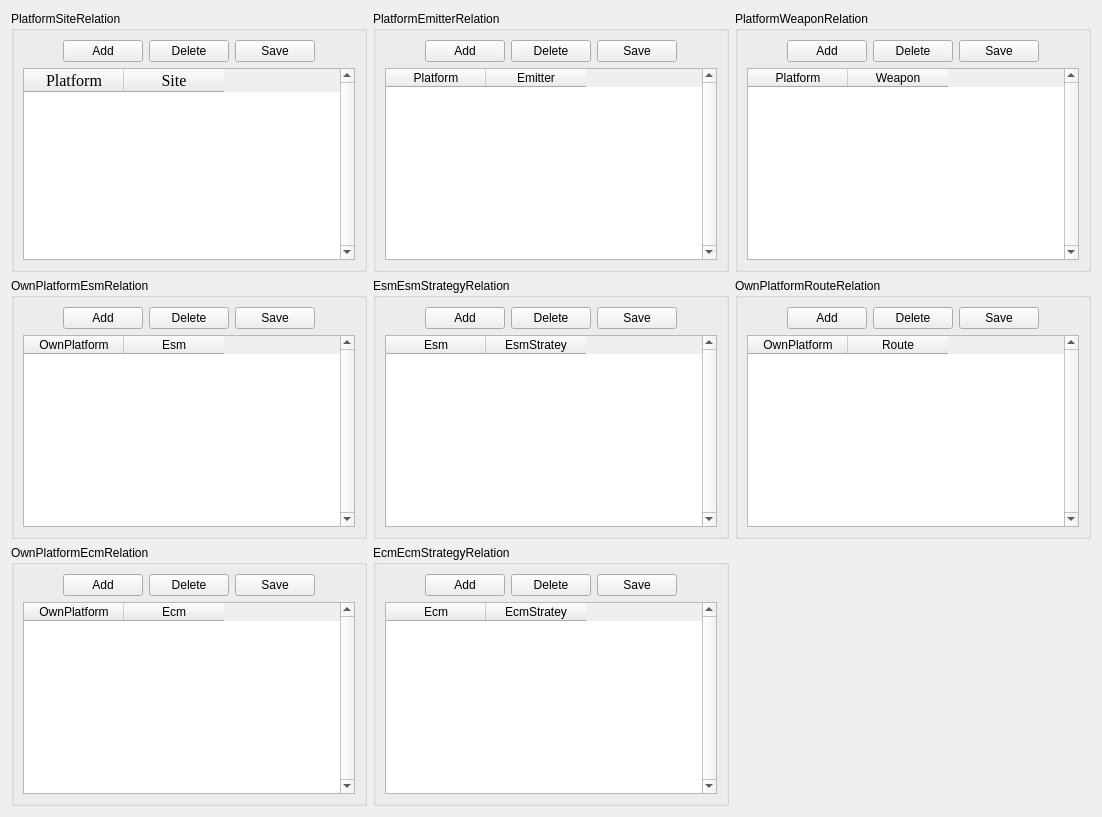
        <widget class="QWidget" name="tab_5">
         <attribute name="title">
          <string>Relation</string>
         </attribute>
         <layout class="QVBoxLayout" name="verticalLayout_45">
          <item>
           <layout class="QGridLayout" name="gridLayout_2">
            <item row="0" column="0">
             <widget class="QGroupBox" name="groupBox_14">
              <property name="title">
               <string>PlatformSiteRelation</string>
              </property>
              <layout class="QVBoxLayout" name="verticalLayout_30">
               <item>
                <layout class="QVBoxLayout" name="verticalLayout_29">
                 <item>
                  <layout class="QHBoxLayout" name="horizontalLayout_17">
                   <item>
                    <spacer name="horizontalSpacer_29">
                     <property name="orientation">
                      <enum>Qt::Horizontal</enum>
                     </property>
                     <property name="sizeHint" stdset="0">
                      <size>
                       <width>40</width>
                       <height>20</height>
                      </size>
                     </property>
                    </spacer>
                   </item>
                   <item>
                    <widget class="QPushButton" name="pushButton_PSRadd">
                     <property name="text">
                      <string>Add</string>
                     </property>
                    </widget>
                   </item>
                   <item>
                    <widget class="QPushButton" name="pushButton_PSRdel">
                     <property name="text">
                      <string>Delete</string>
                     </property>
                    </widget>
                   </item>
                   <item>
                    <widget class="QPushButton" name="pushButton_PSRsave">
                     <property name="text">
                      <string>Save</string>
                     </property>
                    </widget>
                   </item>
                   <item>
                    <spacer name="horizontalSpacer_30">
                     <property name="orientation">
                      <enum>Qt::Horizontal</enum>
                     </property>
                     <property name="sizeHint" stdset="0">
                      <size>
                       <width>40</width>
                       <height>20</height>
                      </size>
                     </property>
                    </spacer>
                   </item>
                  </layout>
                 </item>
                 <item>
                  <widget class="QTableWidget" name="tableWidget_PSR">
                   <property name="font">
                    <font>
                     <family>Times New Roman</family>
                     <pointsize>12</pointsize>
                    </font>
                   </property>
                   <property name="layoutDirection">
                    <enum>Qt::LeftToRight</enum>
                   </property>
                   <property name="lineWidth">
                    <number>0</number>
                   </property>
                   <property name="verticalScrollBarPolicy">
                    <enum>Qt::ScrollBarAlwaysOn</enum>
                   </property>
                   <property name="horizontalScrollBarPolicy">
                    <enum>Qt::ScrollBarAsNeeded</enum>
                   </property>
                   <property name="dragEnabled">
                    <bool>true</bool>
                   </property>
                   <property name="selectionBehavior">
                    <enum>QAbstractItemView::SelectItems</enum>
                   </property>
                   <property name="textElideMode">
                    <enum>Qt::ElideMiddle</enum>
                   </property>
                   <attribute name="horizontalHeaderCascadingSectionResizes">
                    <bool>false</bool>
                   </attribute>
                   <column>
                    <property name="text">
                     <string>Platform</string>
                    </property>
                    <property name="textAlignment">
                     <set>AlignCenter</set>
                    </property>
                   </column>
                   <column>
                    <property name="text">
                     <string>Site</string>
                    </property>
                   </column>
                  </widget>
                 </item>
                </layout>
               </item>
              </layout>
             </widget>
            </item>
            <item row="0" column="1">
             <widget class="QGroupBox" name="groupBox_22">
              <property name="title">
               <string>PlatformEmitterRelation</string>
              </property>
              <layout class="QVBoxLayout" name="verticalLayout_36">
               <item>
                <layout class="QVBoxLayout" name="verticalLayout_35">
                 <item>
                  <layout class="QHBoxLayout" name="horizontalLayout_22">
                   <item>
                    <spacer name="horizontalSpacer_35">
                     <property name="orientation">
                      <enum>Qt::Horizontal</enum>
                     </property>
                     <property name="sizeHint" stdset="0">
                      <size>
                       <width>40</width>
                       <height>20</height>
                      </size>
                     </property>
                    </spacer>
                   </item>
                   <item>
                    <widget class="QPushButton" name="pushButton_PERadd">
                     <property name="text">
                      <string>Add</string>
                     </property>
                    </widget>
                   </item>
                   <item>
                    <widget class="QPushButton" name="pushButton_PERdel">
                     <property name="text">
                      <string>Delete</string>
                     </property>
                    </widget>
                   </item>
                   <item>
                    <widget class="QPushButton" name="pushButton_PERsave">
                     <property name="text">
                      <string>Save</string>
                     </property>
                    </widget>
                   </item>
                   <item>
                    <spacer name="horizontalSpacer_36">
                     <property name="orientation">
                      <enum>Qt::Horizontal</enum>
                     </property>
                     <property name="sizeHint" stdset="0">
                      <size>
                       <width>40</width>
                       <height>20</height>
                      </size>
                     </property>
                    </spacer>
                   </item>
                  </layout>
                 </item>
                 <item>
                  <widget class="QTableWidget" name="tableWidget_PER">
                   <property name="layoutDirection">
                    <enum>Qt::LeftToRight</enum>
                   </property>
                   <property name="verticalScrollBarPolicy">
                    <enum>Qt::ScrollBarAlwaysOn</enum>
                   </property>
                   <property name="horizontalScrollBarPolicy">
                    <enum>Qt::ScrollBarAsNeeded</enum>
                   </property>
                   <property name="dragEnabled">
                    <bool>true</bool>
                   </property>
                   <property name="selectionBehavior">
                    <enum>QAbstractItemView::SelectItems</enum>
                   </property>
                   <property name="textElideMode">
                    <enum>Qt::ElideMiddle</enum>
                   </property>
                   <attribute name="horizontalHeaderCascadingSectionResizes">
                    <bool>false</bool>
                   </attribute>
                   <column>
                    <property name="text">
                     <string>Platform</string>
                    </property>
                   </column>
                   <column>
                    <property name="text">
                     <string>Emitter</string>
                    </property>
                   </column>
                  </widget>
                 </item>
                </layout>
               </item>
              </layout>
             </widget>
            </item>
            <item row="0" column="2">
             <widget class="QGroupBox" name="groupBox_23">
              <property name="title">
               <string>PlatformWeaponRelation</string>
              </property>
              <layout class="QVBoxLayout" name="verticalLayout_38">
               <item>
                <layout class="QVBoxLayout" name="verticalLayout_37">
                 <item>
                  <layout class="QHBoxLayout" name="horizontalLayout_20">
                   <item>
                    <spacer name="horizontalSpacer_37">
                     <property name="orientation">
                      <enum>Qt::Horizontal</enum>
                     </property>
                     <property name="sizeHint" stdset="0">
                      <size>
                       <width>40</width>
                       <height>20</height>
                      </size>
                     </property>
                    </spacer>
                   </item>
                   <item>
                    <widget class="QPushButton" name="pushButton_PWRadd">
                     <property name="text">
                      <string>Add</string>
                     </property>
                    </widget>
                   </item>
                   <item>
                    <widget class="QPushButton" name="pushButton_PWRdel">
                     <property name="text">
                      <string>Delete</string>
                     </property>
                    </widget>
                   </item>
                   <item>
                    <widget class="QPushButton" name="pushButton_PWRsave">
                     <property name="text">
                      <string>Save</string>
                     </property>
                    </widget>
                   </item>
                   <item>
                    <spacer name="horizontalSpacer_38">
                     <property name="orientation">
                      <enum>Qt::Horizontal</enum>
                     </property>
                     <property name="sizeHint" stdset="0">
                      <size>
                       <width>40</width>
                       <height>20</height>
                      </size>
                     </property>
                    </spacer>
                   </item>
                  </layout>
                 </item>
                 <item>
                  <widget class="QTableWidget" name="tableWidget_PWR">
                   <property name="layoutDirection">
                    <enum>Qt::LeftToRight</enum>
                   </property>
                   <property name="verticalScrollBarPolicy">
                    <enum>Qt::ScrollBarAlwaysOn</enum>
                   </property>
                   <property name="horizontalScrollBarPolicy">
                    <enum>Qt::ScrollBarAsNeeded</enum>
                   </property>
                   <property name="dragEnabled">
                    <bool>true</bool>
                   </property>
                   <property name="selectionBehavior">
                    <enum>QAbstractItemView::SelectItems</enum>
                   </property>
                   <property name="textElideMode">
                    <enum>Qt::ElideMiddle</enum>
                   </property>
                   <attribute name="horizontalHeaderCascadingSectionResizes">
                    <bool>false</bool>
                   </attribute>
                   <column>
                    <property name="text">
                     <string>Platform</string>
                    </property>
                   </column>
                   <column>
                    <property name="text">
                     <string>Weapon</string>
                    </property>
                   </column>
                  </widget>
                 </item>
                </layout>
               </item>
              </layout>
             </widget>
            </item>
            <item row="1" column="0">
             <widget class="QGroupBox" name="groupBox_29">
              <property name="title">
               <string>OwnPlatformEsmRelation</string>
              </property>
              <layout class="QVBoxLayout" name="verticalLayout_32">
               <item>
                <layout class="QVBoxLayout" name="verticalLayout_31">
                 <item>
                  <layout class="QHBoxLayout" name="horizontalLayout_18">
                   <item>
                    <spacer name="horizontalSpacer_31">
                     <property name="orientation">
                      <enum>Qt::Horizontal</enum>
                     </property>
                     <property name="sizeHint" stdset="0">
                      <size>
                       <width>38</width>
                       <height>20</height>
                      </size>
                     </property>
                    </spacer>
                   </item>
                   <item>
                    <widget class="QPushButton" name="pushButton_OEsadd">
                     <property name="text">
                      <string>Add</string>
                     </property>
                    </widget>
                   </item>
                   <item>
                    <widget class="QPushButton" name="pushButton_OEsdel">
                     <property name="text">
                      <string>Delete</string>
                     </property>
                    </widget>
                   </item>
                   <item>
                    <widget class="QPushButton" name="pushButton_OEssave">
                     <property name="text">
                      <string>Save</string>
                     </property>
                    </widget>
                   </item>
                   <item>
                    <spacer name="horizontalSpacer_32">
                     <property name="orientation">
                      <enum>Qt::Horizontal</enum>
                     </property>
                     <property name="sizeHint" stdset="0">
                      <size>
                       <width>40</width>
                       <height>20</height>
                      </size>
                     </property>
                    </spacer>
                   </item>
                  </layout>
                 </item>
                 <item>
                  <widget class="QTableWidget" name="tableWidget_OEs">
                   <property name="layoutDirection">
                    <enum>Qt::LeftToRight</enum>
                   </property>
                   <property name="verticalScrollBarPolicy">
                    <enum>Qt::ScrollBarAlwaysOn</enum>
                   </property>
                   <property name="horizontalScrollBarPolicy">
                    <enum>Qt::ScrollBarAsNeeded</enum>
                   </property>
                   <property name="dragEnabled">
                    <bool>true</bool>
                   </property>
                   <property name="selectionBehavior">
                    <enum>QAbstractItemView::SelectItems</enum>
                   </property>
                   <property name="textElideMode">
                    <enum>Qt::ElideMiddle</enum>
                   </property>
                   <attribute name="horizontalHeaderCascadingSectionResizes">
                    <bool>false</bool>
                   </attribute>
                   <column>
                    <property name="text">
                     <string>OwnPlatform</string>
                    </property>
                   </column>
                   <column>
                    <property name="text">
                     <string>Esm</string>
                    </property>
                   </column>
                  </widget>
                 </item>
                </layout>
               </item>
              </layout>
             </widget>
            </item>
            <item row="1" column="1">
             <widget class="QGroupBox" name="groupBox_27">
              <property name="title">
               <string>EsmEsmStrategyRelation</string>
              </property>
              <layout class="QVBoxLayout" name="verticalLayout_40">
               <item>
                <layout class="QVBoxLayout" name="verticalLayout_39">
                 <item>
                  <layout class="QHBoxLayout" name="horizontalLayout_23">
                   <item>
                    <spacer name="horizontalSpacer_39">
                     <property name="orientation">
                      <enum>Qt::Horizontal</enum>
                     </property>
                     <property name="sizeHint" stdset="0">
                      <size>
                       <width>40</width>
                       <height>20</height>
                      </size>
                     </property>
                    </spacer>
                   </item>
                   <item>
                    <widget class="QPushButton" name="pushButton_EsmESadd">
                     <property name="text">
                      <string>Add</string>
                     </property>
                    </widget>
                   </item>
                   <item>
                    <widget class="QPushButton" name="pushButton_EsmESdel">
                     <property name="text">
                      <string>Delete</string>
                     </property>
                    </widget>
                   </item>
                   <item>
                    <widget class="QPushButton" name="pushButton_EsmESsave">
                     <property name="text">
                      <string>Save</string>
                     </property>
                    </widget>
                   </item>
                   <item>
                    <spacer name="horizontalSpacer_40">
                     <property name="orientation">
                      <enum>Qt::Horizontal</enum>
                     </property>
                     <property name="sizeHint" stdset="0">
                      <size>
                       <width>40</width>
                       <height>20</height>
                      </size>
                     </property>
                    </spacer>
                   </item>
                  </layout>
                 </item>
                 <item>
                  <widget class="QTableWidget" name="tableWidget_EsmES">
                   <property name="layoutDirection">
                    <enum>Qt::LeftToRight</enum>
                   </property>
                   <property name="verticalScrollBarPolicy">
                    <enum>Qt::ScrollBarAlwaysOn</enum>
                   </property>
                   <property name="horizontalScrollBarPolicy">
                    <enum>Qt::ScrollBarAsNeeded</enum>
                   </property>
                   <property name="dragEnabled">
                    <bool>true</bool>
                   </property>
                   <property name="selectionBehavior">
                    <enum>QAbstractItemView::SelectItems</enum>
                   </property>
                   <property name="textElideMode">
                    <enum>Qt::ElideMiddle</enum>
                   </property>
                   <attribute name="horizontalHeaderCascadingSectionResizes">
                    <bool>false</bool>
                   </attribute>
                   <column>
                    <property name="text">
                     <string>Esm</string>
                    </property>
                   </column>
                   <column>
                    <property name="text">
                     <string>EsmStratey</string>
                    </property>
                   </column>
                  </widget>
                 </item>
                </layout>
               </item>
              </layout>
             </widget>
            </item>
            <item row="1" column="2">
             <widget class="QGroupBox" name="groupBox_28">
              <property name="title">
               <string>OwnPlatformRouteRelation</string>
              </property>
              <layout class="QVBoxLayout" name="verticalLayout_42">
               <item>
                <layout class="QVBoxLayout" name="verticalLayout_41">
                 <item>
                  <layout class="QHBoxLayout" name="horizontalLayout_24">
                   <item>
                    <spacer name="horizontalSpacer_43">
                     <property name="orientation">
                      <enum>Qt::Horizontal</enum>
                     </property>
                     <property name="sizeHint" stdset="0">
                      <size>
                       <width>40</width>
                       <height>20</height>
                      </size>
                     </property>
                    </spacer>
                   </item>
                   <item>
                    <widget class="QPushButton" name="pushButton_ORRadd">
                     <property name="text">
                      <string>Add</string>
                     </property>
                    </widget>
                   </item>
                   <item>
                    <widget class="QPushButton" name="pushButton_ORRdel">
                     <property name="text">
                      <string>Delete</string>
                     </property>
                    </widget>
                   </item>
                   <item>
                    <widget class="QPushButton" name="pushButton_ORRsave">
                     <property name="text">
                      <string>Save</string>
                     </property>
                    </widget>
                   </item>
                   <item>
                    <spacer name="horizontalSpacer_44">
                     <property name="orientation">
                      <enum>Qt::Horizontal</enum>
                     </property>
                     <property name="sizeHint" stdset="0">
                      <size>
                       <width>40</width>
                       <height>20</height>
                      </size>
                     </property>
                    </spacer>
                   </item>
                  </layout>
                 </item>
                 <item>
                  <widget class="QTableWidget" name="tableWidget_ORR">
                   <property name="layoutDirection">
                    <enum>Qt::LeftToRight</enum>
                   </property>
                   <property name="verticalScrollBarPolicy">
                    <enum>Qt::ScrollBarAlwaysOn</enum>
                   </property>
                   <property name="horizontalScrollBarPolicy">
                    <enum>Qt::ScrollBarAsNeeded</enum>
                   </property>
                   <property name="dragEnabled">
                    <bool>true</bool>
                   </property>
                   <property name="selectionBehavior">
                    <enum>QAbstractItemView::SelectItems</enum>
                   </property>
                   <property name="textElideMode">
                    <enum>Qt::ElideMiddle</enum>
                   </property>
                   <attribute name="horizontalHeaderCascadingSectionResizes">
                    <bool>false</bool>
                   </attribute>
                   <column>
                    <property name="text">
                     <string>OwnPlatform</string>
                    </property>
                   </column>
                   <column>
                    <property name="text">
                     <string>Route</string>
                    </property>
                   </column>
                  </widget>
                 </item>
                </layout>
               </item>
              </layout>
             </widget>
            </item>
            <item row="2" column="0">
             <widget class="QGroupBox" name="groupBox_24">
              <property name="title">
               <string>OwnPlatformEcmRelation</string>
              </property>
              <layout class="QVBoxLayout" name="verticalLayout_34">
               <item>
                <layout class="QVBoxLayout" name="verticalLayout_33">
                 <item>
                  <layout class="QHBoxLayout" name="horizontalLayout_19">
                   <item>
                    <spacer name="horizontalSpacer_33">
                     <property name="orientation">
                      <enum>Qt::Horizontal</enum>
                     </property>
                     <property name="sizeHint" stdset="0">
                      <size>
                       <width>40</width>
                       <height>20</height>
                      </size>
                     </property>
                    </spacer>
                   </item>
                   <item>
                    <widget class="QPushButton" name="pushButton_OEcRadd">
                     <property name="text">
                      <string>Add</string>
                     </property>
                    </widget>
                   </item>
                   <item>
                    <widget class="QPushButton" name="pushButton_OEcRdel">
                     <property name="text">
                      <string>Delete</string>
                     </property>
                    </widget>
                   </item>
                   <item>
                    <widget class="QPushButton" name="pushButton_OEcRsave">
                     <property name="text">
                      <string>Save</string>
                     </property>
                    </widget>
                   </item>
                   <item>
                    <spacer name="horizontalSpacer_34">
                     <property name="orientation">
                      <enum>Qt::Horizontal</enum>
                     </property>
                     <property name="sizeHint" stdset="0">
                      <size>
                       <width>40</width>
                       <height>20</height>
                      </size>
                     </property>
                    </spacer>
                   </item>
                  </layout>
                 </item>
                 <item>
                  <widget class="QTableWidget" name="tableWidget_OPEcmR">
                   <property name="layoutDirection">
                    <enum>Qt::LeftToRight</enum>
                   </property>
                   <property name="verticalScrollBarPolicy">
                    <enum>Qt::ScrollBarAlwaysOn</enum>
                   </property>
                   <property name="horizontalScrollBarPolicy">
                    <enum>Qt::ScrollBarAsNeeded</enum>
                   </property>
                   <property name="dragEnabled">
                    <bool>true</bool>
                   </property>
                   <property name="selectionBehavior">
                    <enum>QAbstractItemView::SelectItems</enum>
                   </property>
                   <property name="textElideMode">
                    <enum>Qt::ElideMiddle</enum>
                   </property>
                   <attribute name="horizontalHeaderCascadingSectionResizes">
                    <bool>false</bool>
                   </attribute>
                   <column>
                    <property name="text">
                     <string>OwnPlatform</string>
                    </property>
                   </column>
                   <column>
                    <property name="text">
                     <string>Ecm</string>
                    </property>
                   </column>
                  </widget>
                 </item>
                </layout>
               </item>
              </layout>
             </widget>
            </item>
            <item row="2" column="1">
             <widget class="QGroupBox" name="groupBox_26">
              <property name="title">
               <string>EcmEcmStrategyRelation</string>
              </property>
              <layout class="QVBoxLayout" name="verticalLayout_44">
               <item>
                <layout class="QVBoxLayout" name="verticalLayout_43">
                 <item>
                  <layout class="QHBoxLayout" name="horizontalLayout_25">
                   <item>
                    <spacer name="horizontalSpacer_41">
                     <property name="orientation">
                      <enum>Qt::Horizontal</enum>
                     </property>
                     <property name="sizeHint" stdset="0">
                      <size>
                       <width>40</width>
                       <height>20</height>
                      </size>
                     </property>
                    </spacer>
                   </item>
                   <item>
                    <widget class="QPushButton" name="pushButton_EcmESadd">
                     <property name="text">
                      <string>Add</string>
                     </property>
                    </widget>
                   </item>
                   <item>
                    <widget class="QPushButton" name="pushButton_EcmESdel">
                     <property name="text">
                      <string>Delete</string>
                     </property>
                    </widget>
                   </item>
                   <item>
                    <widget class="QPushButton" name="pushButton_EcmESsave">
                     <property name="text">
                      <string>Save</string>
                     </property>
                    </widget>
                   </item>
                   <item>
                    <spacer name="horizontalSpacer_42">
                     <property name="orientation">
                      <enum>Qt::Horizontal</enum>
                     </property>
                     <property name="sizeHint" stdset="0">
                      <size>
                       <width>40</width>
                       <height>20</height>
                      </size>
                     </property>
                    </spacer>
                   </item>
                  </layout>
                 </item>
                 <item>
                  <widget class="QTableWidget" name="tableWidget_EcmES">
                   <property name="layoutDirection">
                    <enum>Qt::LeftToRight</enum>
                   </property>
                   <property name="verticalScrollBarPolicy">
                    <enum>Qt::ScrollBarAlwaysOn</enum>
                   </property>
                   <property name="horizontalScrollBarPolicy">
                    <enum>Qt::ScrollBarAsNeeded</enum>
                   </property>
                   <property name="dragEnabled">
                    <bool>true</bool>
                   </property>
                   <property name="selectionBehavior">
                    <enum>QAbstractItemView::SelectItems</enum>
                   </property>
                   <property name="textElideMode">
                    <enum>Qt::ElideMiddle</enum>
                   </property>
                   <attribute name="horizontalHeaderCascadingSectionResizes">
                    <bool>false</bool>
                   </attribute>
                   <column>
                    <property name="text">
                     <string>Ecm</string>
                    </property>
                   </column>
                   <column>
                    <property name="text">
                     <string>EcmStratey</string>
                    </property>
                   </column>
                  </widget>
                 </item>
                </layout>
               </item>
              </layout>
             </widget>
            </item>
           </layout>
          </item>
         </layout>
        </widget>
